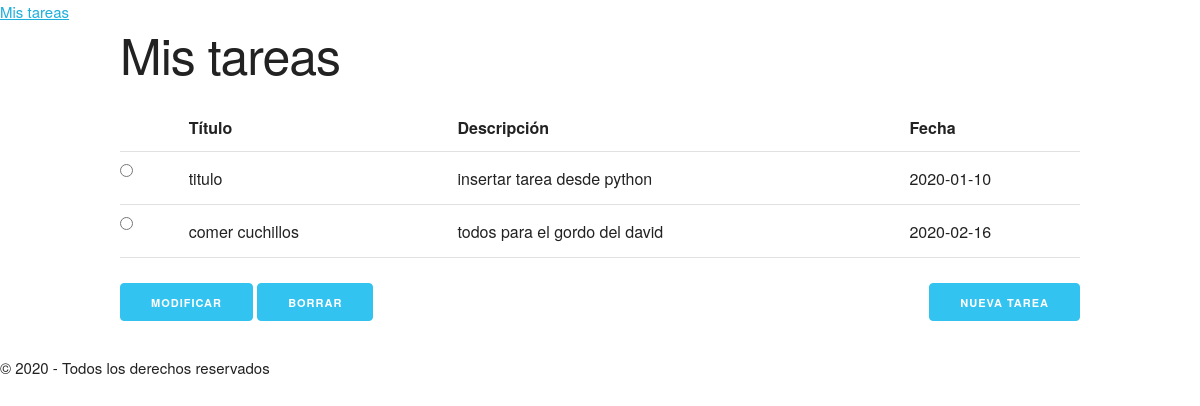
Before: / with the older database file.
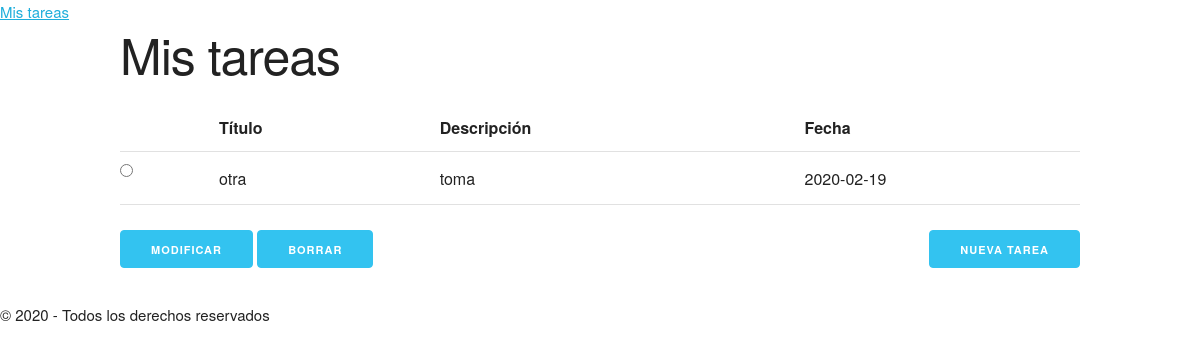
After: the same page with the newer database file.
### tables this page shows
CREATE TABLE "tareas" (
	"id"	INTEGER PRIMARY KEY AUTOINCREMENT,
	"título"	TEXT NOT NULL,
	"descripcion"	TEXT,
	"fecha"	TEXT NOT NULL
);

### tasks/routes.py (the view)
@app.route("/")
def index():
    registros = dbQuery('SELECT título, descripcion, fecha, id FROM tareas;')
    if registros:
        if isinstance(registros, dict):
            registros = [registros]
    else:
        registros = []
    return render_template("index.html", registros=registros)

### tasks/routes.py (called while the page is built)
def dit_factory(cursor, row):
    d = {}
    for ix, col in enumerate(cursor.description):
        d[col[0]] = row[ix]
    return d

def dbQuery(consulta, *args):
    conn = sqlite3.connect(BASE_DATOS)
    conn.row_factory = dit_factory
    cursor = conn.cursor()
    rows = cursor.execute(consulta, args).fetchall()
    if len(rows) == 1:
        rows = rows[0]
    elif len(rows) == 0:
        rows = None
    conn.commit()
    conn.close()
    return rows

### tasks/templates/index.html (shortened to what this page needs)
    {% extends "base.html" %}
    {% block content %}
    <h1>Mis tareas</h1>
    <form action="/processtask">
        <table class="u-full-width">
            <tr>
                <th></th>
                <th>Título</th>
                <th>Descripción</th>
                <th>Fecha</th>
            </tr>
            {% for tarea in registros %}
            <tr>
                <td><input type="radio" name="ix" value="{{tarea['id']}}"></td>
                <td>{{tarea['título']}}</td>
                <td>{{tarea['descripcion']}}</td>
                <td>{{tarea['fecha']}}</td>
            </tr>
            {% endfor %}
        </table>
        <button class="button-primary" name="btnModificar" type="submit">Modificar</button>
        <button class="button-primary" name="btnBorrar" type="submit">Borrar</button>
        <a class="button button-primary u-pull-right" href="/newtask">Nueva tarea</a>
    </form>
    {% endblock %}

### tasks/templates/base.html (shortened to what this page needs)
<html lang="en">
<head>
    <link rel="stylesheet" href="/static/css/normalize.css">
    <link rel="stylesheet" href="/static/css/skeleton.css">
    <link rel="stylesheet" href="/static/css/styles.css">
</head>
<body>
    <header>
        <a href="/" class="logo">Mis tareas</a>
    </header>
    <section class="container">
        {% block content %}{% endblock %}
    </section>
    <footer>&copy 2020 - Todos los derechos reservados</footer>
</body>
</html>

### tasks/static/css/skeleton.css (style rules this page uses)
.container { position: relative; width: 100%; max-width: 960px; margin: 0 auto; padding: 0 20px; box-sizing: border-box; }
@media (min-width: 400px) { .container { width: 85%; padding: 0; } }
@media (min-width: 550px) { .container { width: 80%; } }
html { font-size: 62.5%; }
body { font-size: 1.5em; line-height: 1.6; font-weight: 400; font-family: "Raleway", "HelveticaNeue", "Helvetica Neue", Helvetica, Arial, sans-serif; color: #222; }
h1, h2, h3, h4, h5, h6 { margin-top: 0; margin-bottom: 2rem; font-weight: 300; }
h1 { font-size: 4.0rem; line-height: 1.2; letter-spacing: -.1rem; }
@media (min-width: 550px) { h1 { font-size: 5.0rem; } }
a { color: #1EAEDB; }
.button, button, input[type="submit"], input[type="reset"], input[type="button"] { display: inline-block; height: 38px; padding: 0 30px; color: #555; text-align: center; font-size: 11px; font-weight: 600; line-height: 38px; letter-spacing: .1rem; text-transform: uppercase; text-decoration: none; white-space: nowrap; background-color: transparent; border-radius: 4px; border: 1px solid #bbb; cursor: pointer; box-sizing: border-box; }
.button.button-primary, button.button-primary, input[type="submit"].button-primary, input[type="reset"].button-primary, input[type="button"].button-primary { color: #FFF; background-color: #33C3F0; border-color: #33C3F0; }
input[type="checkbox"], input[type="radio"] { display: inline; }
th, td { padding: 12px 15px; text-align: left; border-bottom: 1px solid #E1E1E1; }
th:first-child, td:first-child { padding-left: 0; }
th:last-child, td:last-child { padding-right: 0; }
button, .button { margin-bottom: 1rem; }
input, textarea, select, fieldset { margin-bottom: 1.5rem; }
pre, blockquote, dl, figure, table, p, ul, ol, form { margin-bottom: 2.5rem; }
.u-full-width { width: 100%; box-sizing: border-box; }
.u-pull-right { float: right; }
.container:after, .row:after, .u-cf { content: ""; display: table; clear: both; }

Changed rows visible on the page:
removed tareas: título "titulo", descripcion "insertar tarea desde python", fecha "2020-01-10"
removed tareas: título "comer cuchillos", descripcion "todos para el gordo del david", fecha "2020-02-16"
added tareas: título "otra", descripcion "toma", fecha "2020-02-19"
